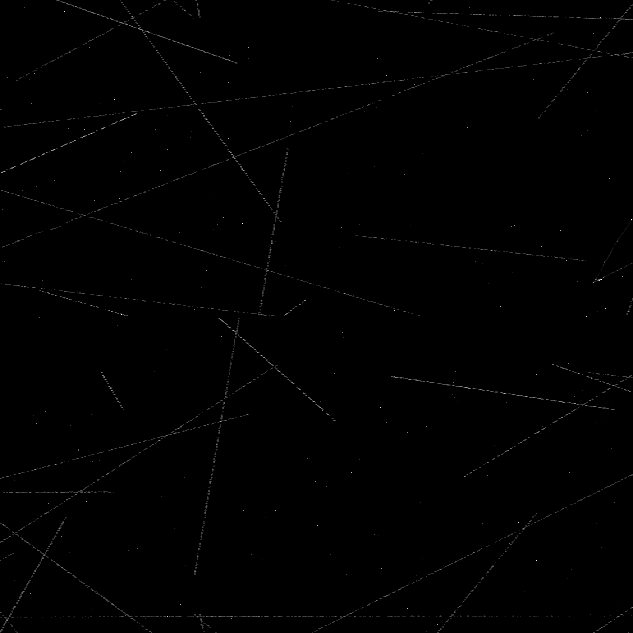
#> input picture Data/Gamma Rays/gamma_50MeV_XZ.png, 633 x 633 px; the run also reads 1 picture not shown here
$ jupyter execute --allow-errors 'AdEPT Gamma Ray Reconstruction.ipynb'
#> lines starting #> are read from the running program, lines starting #| are printed output that depends on the picture
# Gamma Ray Reconstruction for the AdEPT Mission
### Spencer R. Deevy - deevys@mcmaster.ca

This python code is to be used as post-processing software for data collected from the future AdEPT satellite. The purpose of this code is to identify gamma ray events within the time projection chamber (TPC), to reconstruct the pair production tracks, and to categorize several parameters of the gamma ray events based on the ionization distribution and shape of the tracks.

# Acknowledgements

##### Dr. Andrei Hanu - andrei.hanu@brucepower.com
A large portion of the code used in this notebook is derived from previous work on AdEPT code, written by Dr. Andrei Hanu.
Dr. Hanu's code can be found in the "Cellular Automata Archive" directory of this repositoy, and was last listed as "AdEPT_G4_Cellular_Automata_KDTree.ipynb".

##### Richard Garnett - garnetri@mcmaster.ca
Images used in this notebook were created by adding cosmic ray images and gamma ray images together.
These original cosmic ray and gamma ray images were created in Geant 4, by Richard Garnett.
Future developers can obtain access to his simulation by contacting Richard Garnett through his Github account (garnetri).

# Python Environment

It is highly recommended to use the Anaconda python distribution, as it allows the user to create custom python environments. The Miniconda version of Anaconda was used to keep the memory footprint of environments to a minimum.

**Python Version: 3.6.0**

**Python Packages:**

|Package         |Version||Package       |Version ||Package           |Version   |
|----------------|-------||--------------|--------||------------------|----------|
|bleach          |1.5.0  ||libwebp       |0.5.2   ||python-dateutil   |2.6.0     |
|colorama        |0.3.9  ||markupsafe    |0.23    ||pytz              |2017.2    |
|cycler          |0.10.0 ||matplotlib    |2.0.2   ||pyzmq             |16.0.2    |
|decorator       |4.0.11 ||mistune       |0.7.4   ||qt                |5.6.2     |
|entrypoints     |0.2.2  ||mkl           |2017.0.1||qtconsole         |4.3.0     |
|html5lib        |0.999  ||nbconvert     |5.2.1   ||scipy             |0.19.0    |
|icu             |57.1   ||nbformat      |4.3.0   ||setuptools        |27.2.0    |
|ipykernel       |4.6.1  ||notebook      |5.0.0   ||simplegeneric     |0.8.1     |
|ipython         |6.1.0  ||numpy         |1.13.0  ||sip               |4.18      |
|ipython_genutils|0.2.0  ||opencv        |3.2.0   ||six               |1.10.0    |
|ipywidgets      |6.0.0  ||openssl       |1.0.2l  ||testpath          |0.3.1     |
|jedi            |0.10.2 ||palettable    |3.0.0   ||tk                |8.5.18    |
|jinja2          |2.9.6  ||pandocfilters |1.4.1   ||tornado           |4.5.1     |
|jpeg            |9b     ||path.py       |10.3.1  ||traitlets         |4.3.2     |
|jsonschema      |2.6.0  ||pickleshare   |0.7.4   ||vc                |14        |
|jupyter         |1.0.0  ||pip           |9.0.1   ||vs2015_runtime    |14.0.25123|
|jupyter_client  |5.0.1  ||prompt_toolkit|1.0.14  ||wcwidth           |0.1.7     |
|jupyter_console |5.1.0  ||pygments      |2.2.0   ||wheel             |0.29.0    |
|jupyter_core    |4.3.0  ||pyparsing     |2.1.4   ||widgetsnbextension|2.0.0     |
|libpng          |1.6.28 ||pyqt          |5.6.0   ||zlib              |1.2.11    |
|libtiff         |4.0.6  ||python        |3.6.1   ||                  |          |

# Import Required Libraries

[cell 1]
# Matplotlib and other plotting libraries
from matplotlib import collections as mc
from matplotlib import pyplot as plt

import cv2                                              # OpenCV
import numpy as np                                      # Numpy
from enum import Enum                                   # Enums for flags
from math import *                                      # Math libraries
from palettable.colorbrewer.sequential import Greys_9_r # Colour map
from scipy.spatial import cKDTree                       # KD Tree
import struct                                           # Python bytes to float conversion

# Mode Configuration

Configure the gamma ray event identification software to run on either image or binary file input.

**Image input** requires XZ and YZ image projections of the TPC volume.<br>
**Binary file input** required streaming data file created by digital readout board.

[cell 2]
# Enum containing software operating mode options
class Mode(Enum):
    IMAGE = 0
    STREAM = 1

# Mode for software to operate under
# Mode.IMAGE:  Run gamma identification on XZ and YZ projection images
# Mode.STREAM: Run gamma identification on binary streaming data file
mode = Mode.IMAGE
#mode = Mode.STREAM

if(mode == Mode.IMAGE):
    print('Operating Mode: [Image]')
elif(mode == Mode.STREAM):
    print('Operating Mode: [Stream]')
else:
    print('Error: [Unknown mode]')
    # TODO: Handle unknown mode error

# Load Geant4 Simulation Images

Loads the XZ and YZ projection images, and then extracts the detector hit information from each.

[cell 3]
# Operating mode must be set to IMAGE for this module to execute
if(mode == Mode.IMAGE):
    # Load the Geant4 simulation images (XZ and YZ projections)
    # Images needed to be flipped due to read-in method
    image_XZ = np.flipud(cv2.imread('Data/Gamma Rays/gamma_50MeV_XZ.png', cv2.IMREAD_GRAYSCALE))
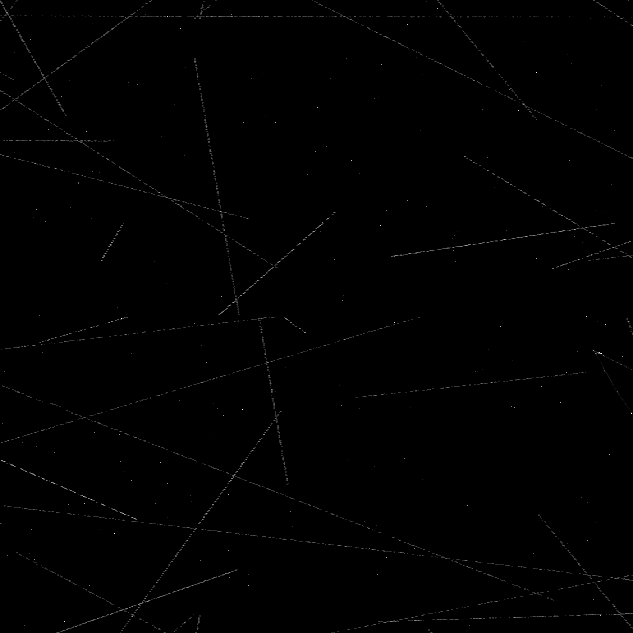
#> image_XZ: shape (633, 633); min 0, max 255, mean 0.9
    image_YZ = np.flipud(cv2.imread('Data/Gamma Rays/gamma_50MeV_YZ.png', cv2.IMREAD_GRAYSCALE))

    # Get shape of images
    rows_XZ, columns_XZ = image_XZ.shape
    rows_YZ, columns_YZ = image_YZ.shape

    # Find all of the detector hits (Pixel value > 0)
    hits_XZ = np.column_stack(np.where(np.transpose(image_XZ) > 0))
#> hits_XZ = 6244 pairs, first value 0 to 632, second value 0 to 632
    hits_YZ = np.column_stack(np.where(np.transpose(image_YZ) > 0))
#> hits_YZ = 6540 pairs, first value 0 to 632, second value 0 to 632

    # Sort detector hits (First by Z (Column 1), then by X/Y (Column 0))
    hits_XZ = hits_XZ[np.lexsort((hits_XZ[:, 0], hits_XZ[:, 1]))]
    hits_YZ = hits_YZ[np.lexsort((hits_YZ[:, 0], hits_YZ[:, 1]))]

# Load Streaming Data from Binary File

Loads the XZ and YZ projection data from binary streaming data file.

[cell 4]
# Operating mode must be set to STREAM for this module to execute
if(mode == Mode.STREAM):
    # Open simulation configuration file, to read in TPC configuration parameters
    with open("Data/Ion_elec.dat", "rb") as config_file:
        config_file.seek(0) # Move to start of configuration file

        sampling_period = struct.unpack('f', config_file.read(4))[0] # (ms) [4 bytes]
        total_time = struct.unpack('i', config_file.read(4))[0]      # (ms) [4 bytes]
        total_passes = struct.unpack('i', config_file.read(4))[0]    # (#)  [4 bytes]
        dimensions = struct.unpack('3h', config_file.read(6))        # (x, y, z) (voxel)      [2 bytes each]
        resolutions = struct.unpack('2f', config_file.read(8))       # (x/y, z)  (mm / voxel) [4 bytes each]

        # Set image dimensions
        rows_XZ = dimensions[2]
        columns_XZ = dimensions[0]
        rows_YZ = dimensions[2]
        columns_YZ = dimensions[1]

        # Perform simple check to ensure that at least some of the input paramters are acceptable
        if total_passes == int(round(total_time / sampling_period)):
            print("Simulation configuration: [OK]")
        else:
            print("Simulation configuration: [FAIL]")

    # Open streaming data file, to read in TPC volume
    with open("Data/Streaming Data.dat", "rb") as streaming_file:
        image_XZ = [[0 for x in range(dimensions[0])] for z in range(dimensions[2])]
        image_YZ = [[0 for y in range(dimensions[0])] for z in range(dimensions[2])]

        # Loop over a single volume snapshot
        for volume in range(0, 1):
            hits_XZ = [] # Empty XZ hit list
            hits_YZ = [] # Empty YZ hit list

            # Build full volume images (XZ and YZ)
            for current_pass in range(int(round(dimensions[2]/2))):
                pass_number = struct.unpack('i', streaming_file.read(4))[0]             # Current pass number
                lx_hits = struct.unpack('i', streaming_file.read(4))[0]                 # Number of lower x hits
                lx_hit_pos = struct.unpack('i'*lx_hits, streaming_file.read(4*lx_hits)) # Lower x hit positions
                lx_hit_sig = struct.unpack('f'*lx_hits, streaming_file.read(4*lx_hits)) # Lower x hit electrons
                ly_hits = struct.unpack('i', streaming_file.read(4))[0]                 # Number of lower y hits
                ly_hit_pos = struct.unpack('i'*ly_hits, streaming_file.read(4*ly_hits)) # Lower y hit positions
                ly_hit_sig = struct.unpack('f'*ly_hits, streaming_file.read(4*ly_hits)) # Lower y hit electrons
                ux_hits = struct.unpack('i', streaming_file.read(4))[0]                 # Number of upper x hits
                ux_hit_pos = struct.unpack('i'*ux_hits, streaming_file.read(4*ux_hits)) # Upper x hit positions
                ux_hit_sig = struct.unpack('f'*ux_hits, streaming_file.read(4*ux_hits)) # Upper x hit electrons
                uy_hits = struct.unpack('i', streaming_file.read(4))[0]                 # Number of Upper y hits
                uy_hit_pos = struct.unpack('i'*uy_hits, streaming_file.read(4*uy_hits)) # Upper y hit positions
                uy_hit_sig = struct.unpack('f'*uy_hits, streaming_file.read(4*uy_hits)) # Upper y hit electrons

                # Populate raw XZ image data for lower x hits
                for i in range(0, lx_hits):
                    image_XZ[current_pass][lx_hit_pos[i]] = lx_hit_sig[i]
                    hits_XZ.append([lx_hit_pos[i], current_pass])

                # Populate raw XZ image data for upper x hits
                for i in range(0, ux_hits):
                    image_XZ[dimensions[2] - current_pass - 1][ux_hit_pos[i]] = ux_hit_sig[i]
                    hits_XZ.append([ux_hit_pos[i], dimensions[2] - current_pass - 1])

                # Populate raw YZ image data for lower y hits
                for i in range(0, ly_hits):
                    image_YZ[current_pass][ly_hit_pos[i]] = ly_hit_sig[i]
                    hits_YZ.append([ly_hit_pos[i], current_pass])

                # Populate raw YZ image data for upper y hits
                for i in range(0, uy_hits):
                    image_YZ[dimensions[2] - current_pass - 1][uy_hit_pos[i]] = uy_hit_sig[i]
                    hits_YZ.append([uy_hit_pos[i], dimensions[2] - current_pass - 1])

        # Convert to numpy array
        hits_XZ = np.array(hits_XZ)
        hits_YZ = np.array(hits_YZ)

        # Sort first by lowest Z coordinate, then by lowest position coordinate
        hits_XZ = hits_XZ[np.lexsort((hits_XZ[:, 0], hits_XZ[:, 1]))]
        hits_YZ = hits_YZ[np.lexsort((hits_YZ[:, 0], hits_YZ[:, 1]))]

        print('Volume Status:            [OK]') # Display that the streaming file was opened correctly

# Plot Raw Detector Images

[cell 5]
figure_raw, (ax_raw_XZ, ax_raw_YZ) = plt.subplots(1, 2, figsize=(20, 10))
cmap = Greys_9_r.mpl_colormap

# Brighten detector hits for display
if(mode == Mode.IMAGE):
    image_XZ = image_XZ * 10
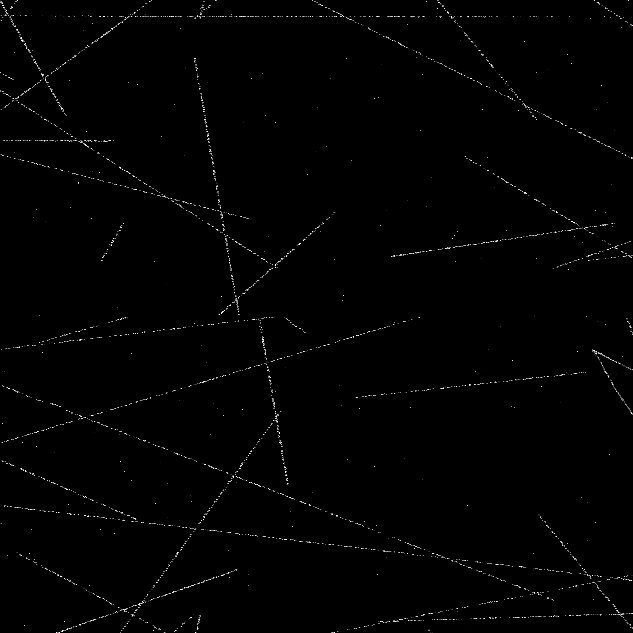
#> image_XZ: shape (633, 633); min 0, max 254, mean 2
    image_YZ = image_YZ * 10
#> (the rest of the program and of its run is left out)
